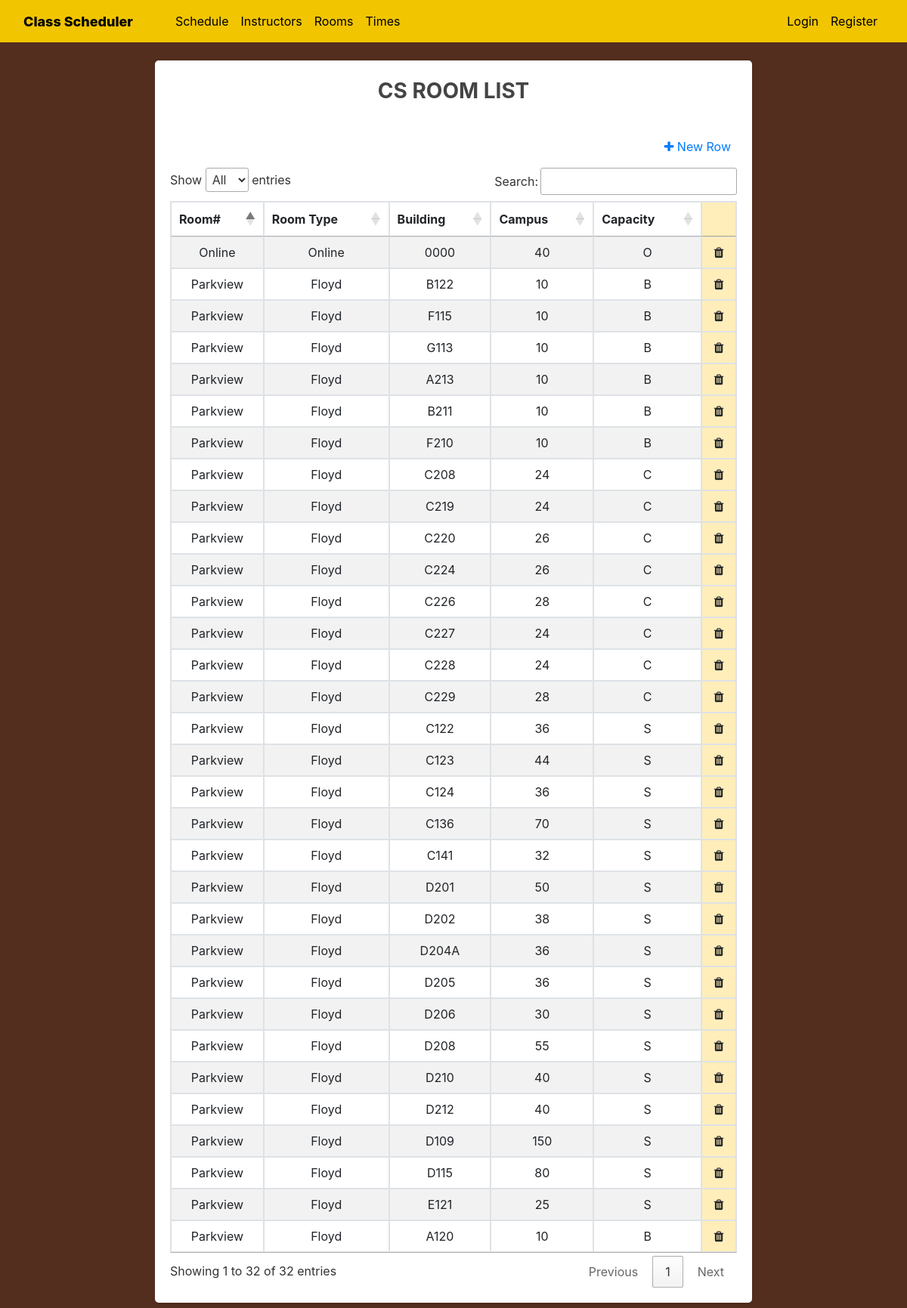
Screenshot of /rooms with the database file from the repository.
### scheduler/models.py (models this page shows)
class Header_Map(models.Model):
    PageName = models.CharField(max_length=32)
    CSVheader =  models.CharField(max_length=32)
    DBheader = models.CharField(max_length=32)
    created_date = models.DateTimeField(default=datetime.now, null=False )
    modified_date = models.DateTimeField(default=datetime.now, null=False)

class Rooms(models.Model):  # Rooms table
    campus = models.TextField()
    building = models.TextField()
    room_num = models.TextField()
    capacity = models.IntegerField()
    room_type = models.CharField(max_length=3)

### scheduler/views.py (the view)
# urls.py: path("rooms", views.room_page, name="scheduler-rooms"),
def room_page(request):
    context = {
        'input': Rooms.objects.all(),
        'col': list(Header_Map.objects.filter(PageName = "scheduler_rooms").values_list('CSVheader', flat='True'))
    }
    return render(request, 'scheduler/rooms.html', context)

### scheduler/templates/scheduler/rooms.html (shortened to what this page needs)
{% extends "scheduler/base.html" %}
{% load static %}
{% block page_css%}
    <link rel="stylesheet" type = "text/css" href= "{% static 'scheduler/home.css' %}" >
    <link rel="stylesheet" href="https://cdn.datatables.net/1.10.13/css/jquery.dataTables.min.css">
    <link rel="stylesheet" href="https://cdn.datatables.net/buttons/1.2.4/css/buttons.dataTables.min.css">
    <link rel="stylesheet" href="https://cdnjs.cloudflare.com/ajax/libs/font-awesome/4.7.0/css/font-awesome.min.css">
{% endblock page_css%}
{% block content %}
    <div class="row">
        <div class="col-md-8 mx-auto">
            <div class="card">
                <h3 class="card-header text-center font-weight-bold text-uppercase py-4">CS Room List</h3>
                    <div class="card-body">
                        <div id="table" class="table-editable">
                            <table id="DataTab" class="table table-bordered table-responsive-md table-striped text-center">
                            <thead>
                                <tr>
                                    {% for y in col %}
                                        <th>{{y}}</th>
                                    {% endfor %}
                                    <th></th>
                                </tr>
                            </thead>
                            <tbody>
                                {% for x in input %}
                                <tr>
                                    <td class="pt-3-half" contenteditable="true"> {{ x.campus }} </td>
                                    <td class="pt-3-half" contenteditable="true"> {{ x.building }} </td>
                                    <td class="pt-3-half" contenteditable="true"> {{ x.room_num }} </td>
                                    <td class="pt-3-half" contenteditable="true"> {{ x.capacity }} </td>
                                    <td class="pt-3-half" contenteditable="true"> {{ x.room_type }} </td>
                                    <td> </td>
                                </tr>
                                {% endfor %}
                            </tbody>
                            <span  class="table-add float-right mb-3 mr-2">
                                <a href="#bottom" id="EditorAdd">
                                    <i  class="fa fa-plus" aria-hidden="true"></i>
                                    New Row
                                </a>
                            </span>
                        </table>
                    </div>
                </div>
            </div>
        </div>
    </div>
{% endblock content %}

### scheduler/static/scheduler/base.css (style rules this page uses)
body { background: rgb(83,46,31); color: #333333; margin-top: 5rem; }
h1, h2, h3, h4, h5, h6 { color: #444444; }

### scheduler/static/scheduler/home.css (style rules this page uses)
.card { border-radius: 5px; -webkit-box-shadow: 0 0 5px 0 rgba(43, 43, 43, 0.1), 0 11px 6px -7px rgba(43, 43, 43, 0.1); box-shadow: 0 0 5px 0 rgba(43, 43, 43, 0.1), 0 11px 6px -7px rgba(43, 43, 43, 0.1); border: none; margin-bottom: 30px; -webkit-transition: all 0.3s ease-in-out; transition: all 0.3s ease-in-out }
.card .card-header { background-color: transparent; border-bottom: none; padding: 20px; position: relative }
.table>thead>tr>th { border-bottom-color: #ccc }
.table th { padding: 1.25rem 0.75rem }
td, th { white-space: nowrap }

### rows the page displays
Header_Map: CSVheader "Room#"
Header_Map: CSVheader "Room Type"
Header_Map: y "Building"
Header_Map: y "Campus"
Header_Map: y "Capacity"
Rooms: campus "Online", building "Online", room_num "0000", capacity "40", room_type "O"
Rooms: campus "Parkview", building "Floyd", room_num "B122", capacity "10", room_type "B"
Rooms: campus "Parkview", building "Floyd", room_num "F115", capacity "10", room_type "B"
Rooms: campus "Parkview", building "Floyd", room_num "G113", capacity "10", room_type "B"
Rooms: campus "Parkview", building "Floyd", room_num "A213", capacity "10", room_type "B"
Rooms: campus "Parkview", building "Floyd", room_num "B211", capacity "10", room_type "B"
Rooms: campus "Parkview", building "Floyd", room_num "F210", capacity "10", room_type "B"
Rooms: campus "Parkview", building "Floyd", room_num "C208", capacity "24", room_type "C"
Rooms: campus "Parkview", building "Floyd", room_num "C219", capacity "24", room_type "C"
Rooms: campus "Parkview", building "Floyd", room_num "C220", capacity "26", room_type "C"
Rooms: campus "Parkview", building "Floyd", room_num "C224", capacity "26", room_type "C"
Rooms: campus "Parkview", building "Floyd", room_num "C226", capacity "28", room_type "C"
Rooms: campus "Parkview", building "Floyd", room_num "C227", capacity "24", room_type "C"
Rooms: campus "Parkview", building "Floyd", room_num "C228", capacity "24", room_type "C"
Rooms: campus "Parkview", building "Floyd", room_num "C229", capacity "28", room_type "C"
Rooms: campus "Parkview", building "Floyd", room_num "C122", capacity "36", room_type "S"
Rooms: campus "Parkview", building "Floyd", room_num "C123", capacity "44", room_type "S"
Rooms: campus "Parkview", building "Floyd", room_num "C124", capacity "36", room_type "S"
Rooms: campus "Parkview", building "Floyd", room_num "C136", capacity "70", room_type "S"
Rooms: campus "Parkview", building "Floyd", room_num "C141", capacity "32", room_type "S"
Rooms: campus "Parkview", building "Floyd", room_num "D201", capacity "50", room_type "S"
Rooms: campus "Parkview", building "Floyd", room_num "D202", capacity "38", room_type "S"
Rooms: campus "Parkview", building "Floyd", room_num "D204A", capacity "36", room_type "S"
Rooms: campus "Parkview", building "Floyd", room_num "D205", capacity "36", room_type "S"
Rooms: campus "Parkview", building "Floyd", room_num "D206", capacity "30", room_type "S"
Rooms: campus "Parkview", building "Floyd", room_num "D208", capacity "55", room_type "S"
Rooms: campus "Parkview", building "Floyd", room_num "D210", capacity "40", room_type "S"
Rooms: campus "Parkview", building "Floyd", room_num "D212", capacity "40", room_type "S"
Rooms: campus "Parkview", building "Floyd", room_num "D109", capacity "150", room_type "S"
Rooms: campus "Parkview", building "Floyd", room_num "D115", capacity "80", room_type "S"
Rooms: campus "Parkview", building "Floyd", room_num "E121", capacity "25", room_type "S"
Rooms: campus "Parkview", building "Floyd", room_num "A120", capacity "10", room_type "B"
